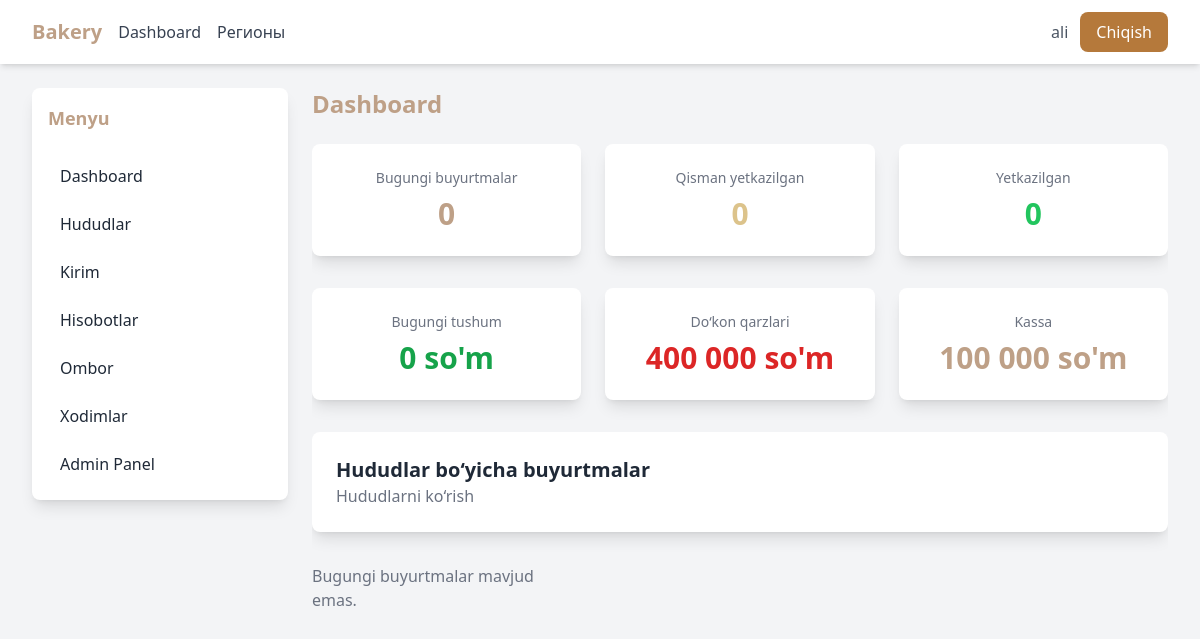
The page / (signed in) on the database as committed earlier.
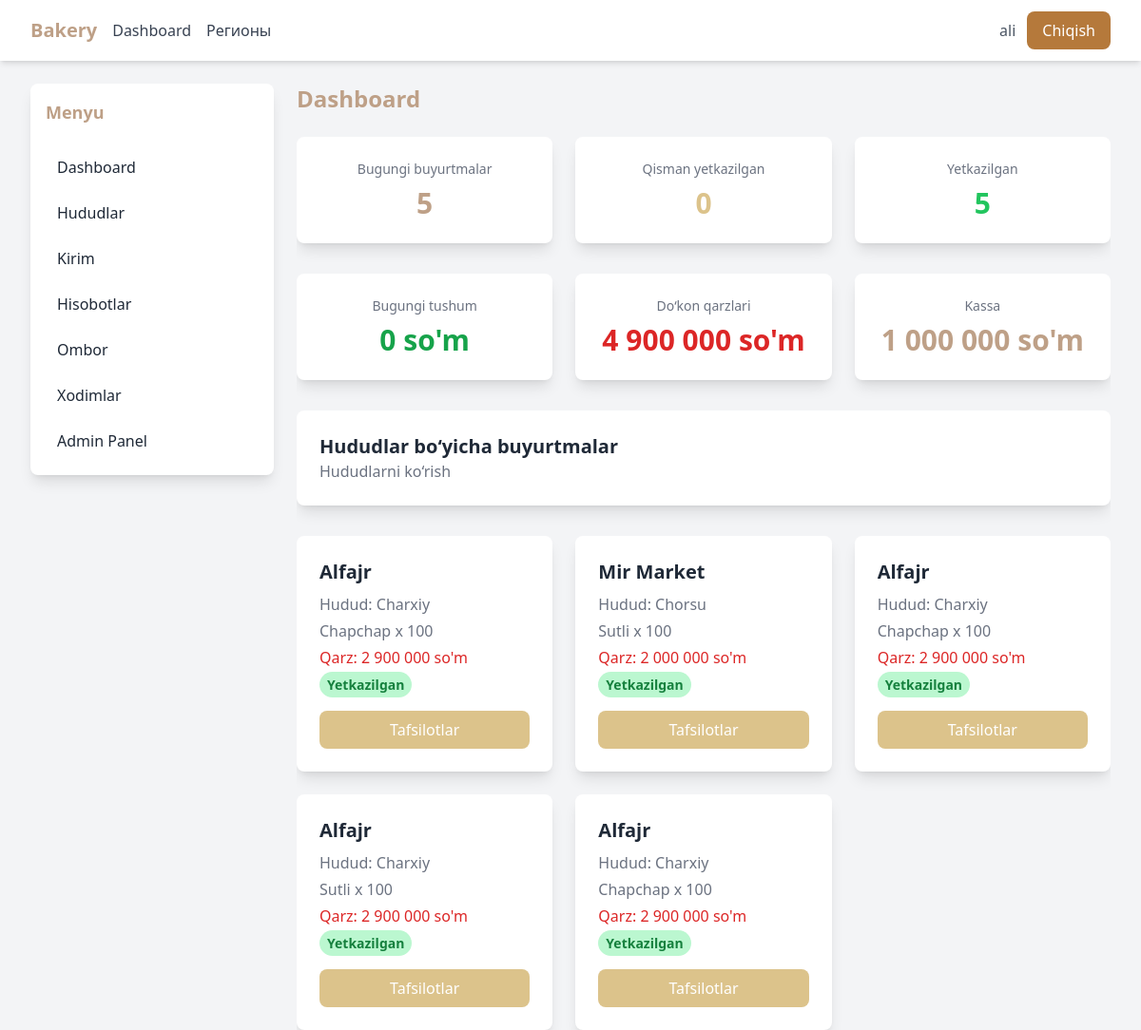
The same page on the database as committed later.
### reports/models.py (models this page shows, shortened)
class BakeryBalance(models.Model):
    amount = models.DecimalField(max_digits=15, decimal_places=2, default=0)
    updated_at = models.DateTimeField(auto_now=True)
    @classmethod
    def get_instance(cls):
        obj, _ = cls.objects.get_or_create(id=1, defaults={"amount": Decimal("0.00")})
        return obj

### orders/models.py (models this page shows, shortened)
class Order(models.Model):
    STATUS_CHOICES = [
        ("Pending", "Kutilmoqda"),
        ("Partially Delivered", "Qisman yetkazilgan"),
        ("Delivered", "Yetkazilgan"),
    ]
    shop = models.ForeignKey(Shop, on_delete=models.CASCADE, related_name="orders")
    created_at = models.DateTimeField(auto_now_add=True)
    order_date = models.DateField(default=timezone.now)
    status = models.CharField(max_length=30, choices=STATUS_CHOICES, default="Pending")
    received_amount = models.DecimalField(
        max_digits=12, decimal_places=2, default=Decimal("0.00"),
        verbose_name="Olingan summa"
    )

class OrderItem(models.Model):
    order = models.ForeignKey("Order", on_delete=models.CASCADE, related_name="items")
    product = models.ForeignKey("products.Product", on_delete=models.CASCADE)
    quantity = models.PositiveIntegerField()
    unit_price = models.DecimalField(max_digits=10, decimal_places=2, default=0)
    delivered_quantity = models.PositiveIntegerField(default=0)

### shops/models.py (models this page shows, shortened)
class Shop(models.Model):
    name = models.CharField(max_length=200)
    owner_name = models.CharField(max_length=150, blank=True, null=True)
    phone = models.CharField(max_length=20, blank=True, null=True)
    address = models.TextField(blank=True, null=True)
    region = models.ForeignKey(Region, on_delete=models.CASCADE, related_name="shops")
    loan_balance = models.DecimalField(
        max_digits=10, decimal_places=2, default=0,
        help_text="Shop’s outstanding debt (qarzdorlik)"
    )
    class Meta:
        verbose_name = "Do‘kon"
        verbose_name_plural = "Do‘konlar"

class Region(models.Model):
    name = models.CharField(max_length=100, unique=True)
    class Meta:
        verbose_name = "Hudud"
        verbose_name_plural = "Hududlar"

### products/models.py (models this page shows, shortened)
class Product(models.Model):
    name = models.CharField(max_length=150, unique=True)
    description = models.TextField(blank=True, null=True)
    is_active = models.BooleanField(default=True)
    created_at = models.DateTimeField(auto_now_add=True)
    updated_at = models.DateTimeField(auto_now=True)
    class Meta:
        verbose_name = "Mahsulot"
        verbose_name_plural = "Mahsulotlar"

### dashboard/views.py (the view)
# urls.py: path('', views.dashboard_view, name='dashboard'),
@login_required
def dashboard_view(request):
    today = timezone.now().date()
    orders = Order.objects.filter(order_date=today)
    stats = {
        "today_orders": orders.count(),
        "pending": orders.filter(status="Pending").count(),
        "partial": orders.filter(status="Partially Delivered").count(),
        "delivered": orders.filter(status="Delivered").count(),
    }
    purchases_total = Purchase.objects.filter(purchase_date=today).aggregate(
        total=Coalesce(Sum("unit_price"), Value(0), output_field=DecimalField())
    )["total"] or Decimal(0)
    shop_loans = {shop.id: shop.loan_balance for shop in Shop.objects.all()}
    total_loan = sum(shop_loans.values()) or Decimal(0)
    received_money = Payment.objects.filter(
        date__date=today, payment_type="collection"
    ).aggregate(total=Coalesce(Sum("amount"), Value(0), output_field=DecimalField()))["total"] or Decimal(0)
    repayments_today = Payment.objects.filter(
        date__date=today, payment_type="repayment"
    ).aggregate(total=Coalesce(Sum("amount"), Value(0), output_field=DecimalField()))["total"] or Decimal(0)
    bakery_balance = BakeryBalance.get_instance().amount
    context = {
        "orders": orders,
        "stats": stats,
        "shop_loans": shop_loans,
        "total_loan": total_loan,
        "received_money": received_money,
        "purchases_total": purchases_total,
        "repayments_today": repayments_today,
        "bakery_balance": bakery_balance,
    }
    return render(request, "dashboard/dashboard.html", context)

### dashboard/templatetags/custom_filters.py (called while the page is built)
@register.filter
def dict_get(d, key):
    return d.get(key, 0)

### dashboard/templates/dashboard/dashboard.html (shortened to what the changed rows need)
{% extends 'base.html' %}
{% load custom_filters %}
{% load humanize %}
{% block content %}
<h2 class="text-2xl font-bold text-primary mb-6">Dashboard</h2>
<div class="grid grid-cols-1 sm:grid-cols-2 md:grid-cols-3 gap-6 mb-8">
    <div class="bg-white shadow-lg rounded-lg p-6 flex flex-col items-center">
        <p class="text-gray-500 text-sm">Bugungi buyurtmalar</p>
        <h3 class="text-3xl font-bold text-primary mt-2">{{ stats.today_orders }}</h3>
    </div>
    <div class="bg-white shadow-lg rounded-lg p-6 flex flex-col items-center">
        <p class="text-gray-500 text-sm">Yetkazilgan</p>
        <h3 class="text-3xl font-bold text-green-500 mt-2">{{ stats.delivered }}</h3>
    </div>
</div>
{% if request.user.role != 'viewer' %}
{% if request.user.role != 'driver' %}
<div class="grid grid-cols-1 sm:grid-cols-2 md:grid-cols-3 gap-6 mb-8">
    <div class="bg-white shadow-lg rounded-lg p-6 flex flex-col items-center">
        <p class="text-gray-500 text-sm">Bugungi tushum</p>
        <h3 class="text-3xl font-bold text-green-600 mt-2 break-words">
            {{ received_money|floatformat:0|intcomma }} so'm
        </h3>
    </div>
    <a href="{% url 'reports:contragents_report' %}"
       class="bg-white shadow-lg rounded-lg p-6 flex flex-col items-center hover:shadow-xl transition duration-300">
        <p class="text-gray-500 text-sm">Do‘kon qarzlari</p>
        <h3 class="text-3xl font-bold text-red-600 mt-2 break-words">
            {{ total_loan|default:0|floatformat:0|intcomma }} so'm
        </h3>
    </a>
    <a href="{% url 'reports:all_reports' %}"
       class="bg-white shadow-lg rounded-lg p-6 flex flex-col items-center hover:shadow-xl transition duration-300">
        <p class="text-gray-500 text-sm">Kassa</p>
        <h3 class="text-3xl font-bold text-primary mt-2 break-words">
            {{ bakery_balance|default:0|floatformat:0|intcomma }} so'm
        </h3>
    </a>
</div>
{% endif %}
<div class="grid grid-cols-1 sm:grid-cols-2 lg:grid-cols-3 gap-6">
    {% for order in orders %}
    <div class="bg-white shadow-lg rounded-lg p-6 flex flex-col justify-between hover:shadow-xl transition duration-300">
        <div>
            <h3 class="text-xl font-bold text-gray-800 mb-2 truncate">{{ order.shop.name }}</h3>
            <p class="text-gray-500 mb-1 truncate">Hudud: {{ order.shop.region.name }}</p>
            <p class="text-gray-500 mb-1">
                {% for item in order.items.all %}
                    {{ item.product.name }} x {{ item.quantity }}{% if not forloop.last %}, {% endif %}
                {% endfor %}
            </p>
            <p class="text-red-600 mb-1 truncate">
                Qarz: {{ shop_loans|dict_get:order.shop.id|default:0|floatformat:0|intcomma }} so'm
            </p>
            <span class="px-2 py-1 rounded-full text-sm font-semibold
                {% if order.get_status_display == 'Kutilmoqda' %} bg-primary-dark text-gray-800
                {% elif order.get_status_display == 'Qisman yetkazilgan' %} bg-primary-dark text-gray-800
                {% elif order.get_status_display == 'Yetkazilgan' %} bg-green-200 text-green-700
                {% endif %}">
                {{ order.get_status_display }}
            </span>
        </div>
        <div class="mt-4 flex flex-col gap-2">
            {% if request.user.role == 'driver' %}
                <a href="{% url 'confirm_delivery' order.id %}"
                   class="w-full inline-block bg-primary hover-bg-primary-dark text-white text-center font-bold py-2 rounded-lg transition duration-300">
                    Tasdiqlash
                </a>
            {% else %}
                <a href="{% url 'order_detail' order.id %}"
                   class="w-full inline-block bg-primary-dark hover-bg-primary-dark text-white text-center font-medium py-2 rounded-lg transition duration-300">
                    Tafsilotlar
                </a>
            {% endif %}
        </div>
    </div>
    {% empty %}
        <p class="text-gray-500">Bugungi buyurtmalar mavjud emas.</p>
    {% endfor %}
</div>
{% endif %}
{% endblock %}

Rows that differ between the two databases and show on the page:
changed BakeryBalance: amount "100 000" → "1 000 000"
added Order: shop.name "Alfajr", shop.region.name "Charxiy", shop "2 900 000", status "Yetkazilgan"
added OrderItem: product.name "Chapchap", quantity "100", shown under "Alfajr"
added Order: shop.name "Mir Market", shop.region.name "Chorsu", shop "2 000 000", status "Yetkazilgan"
added OrderItem: product.name "Sutli", quantity "100", shown under "Mir Market"
added Order: shop.name "Alfajr", shop.region.name "Charxiy", shop "2 900 000", status "Yetkazilgan"
added OrderItem: product.name "Chapchap", quantity "100", shown under "Alfajr"
added Order: shop.name "Alfajr", shop.region.name "Charxiy", shop "2 900 000", status "Yetkazilgan"
added OrderItem: product.name "Sutli", quantity "100", shown under "Alfajr"
added Order: shop.name "Alfajr", shop.region.name "Charxiy", shop "2 900 000", status "Yetkazilgan"
added OrderItem: product.name "Chapchap", quantity "100", shown under "Alfajr"
Other text that changed with them:
{{ stats.today_orders }}: "0" → "5"
{{ stats.delivered }}: "0" → "5"
{{ total_loan|default:0|floatformat:0|intcomma }}: "400 000" → "4 900 000"
text no longer shown: "Bugungi buyurtmalar mavjud emas."
